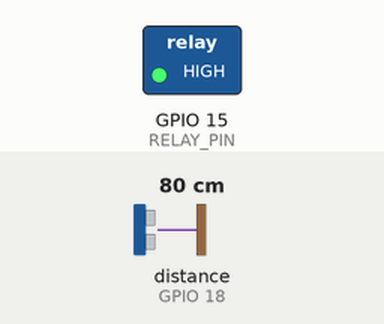
Bench run of a sketch on a simulated ESP32. Parts: switched loads named in the sketch (green lamp = pin HIGH). Wiring (inferred from the names in the program): ultrasonic range finder: trigger GPIO 33; echo GPIO 18. Inputs (shaded band) come from the test bench; at power-on: distance to the obstacle (sensor on GPIO 18) 80 cm. The echo pulse lasts 58.3 µs per cm; WiFi joins after 1.5 s; servers stay silent unless stated; the Firebase database answers and starts empty; pins used as bus, display or sensor lines are not drawn; what the sketch prints to the serial monitor is not drawn.

Above: at 2.7 s.
2.8 s: distance to the obstacle (sensor on GPIO 18) set to 11 cm
5.0 s: distance to the obstacle (sensor on GPIO 18) set to 8 cm
At 7.2 s:
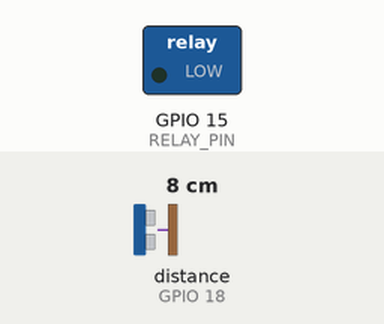
Timing chart, 0 to 8.7 s (numbered marks = the images above; inputs shaded):
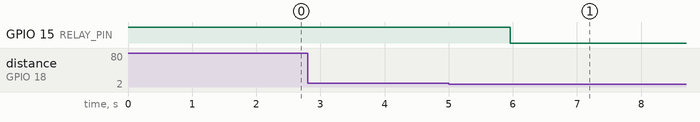

Measured:
- the behaviour switches between 10 and 9 cm on distance to the obstacle (sensor on GPIO 18) (found by bisection; images 0 and 1)
- after the input at 2.8 s, every drawn part: stays the same
- after the input at 5.0 s, GPIO 15 (RELAY_PIN): HIGH → LOW after 0.96 s

The sketch:

water_tank_2.ino
```cpp
#include <WiFi.h>
#include <FirebaseESP32.h>

// ---------- WiFi ----------
#define WIFI_SSID "Adhi's iPhone (2)"
#define WIFI_PASSWORD "123456789"

// ---------- Firebase ----------
#define FIREBASE_HOST "soil-moisture-data-5fcea-default-rtdb.asia-southeast1.firebasedatabase.app"
#define FIREBASE_AUTH "fNp5yTefIKBzjXmf7O5sHFgJSuUL3AeMfNFx8gNG"   // Database secret

// Firebase object
FirebaseData firebaseData;

// Ultrasonic pins
#define TRIG_PIN 33
#define ECHO_PIN 18

// Relay pin
#define RELAY_PIN 15
#define RELAY_ACTIVE_LOW true

// Thresholds
const int FIREBASE_LEVEL_THRESHOLD = 25;      // Firebase waterLevel < 25
const float SENSOR_DISTANCE_THRESHOLD = 10.0; // Ultrasonic confirm distance

bool pumpState = false;

void setup() {
  Serial.begin(115200);

  pinMode(TRIG_PIN, OUTPUT);
  pinMode(ECHO_PIN, INPUT);
  pinMode(RELAY_PIN, OUTPUT);
  setRelay(false);

  // Connect WiFi
  WiFi.begin(WIFI_SSID, WIFI_PASSWORD);
  Serial.print("Connecting to Wi-Fi");
  while (WiFi.status() != WL_CONNECTED) {
    Serial.print(".");
    delay(500);
  }
  Serial.println();
  Serial.println("Connected to Wi-Fi");

  // Connect Firebase
  Firebase.begin(FIREBASE_HOST, FIREBASE_AUTH);
  Firebase.reconnectWiFi(true);
}

void loop() {
  if (Firebase.ready()) {
    // Read value from Firebase
    if (Firebase.RTDB.getInt(&firebaseData, "/waterLevel")) {
      if (firebaseData.dataType() == "int") {
        int waterLevel = firebaseData.intData();
        Serial.print("Firebase waterLevel = ");
        Serial.println(waterLevel);

        float dist = measureDistanceCM();
        Serial.print("Ultrasonic distance = ");
        Serial.println(dist);

        // ✅ Pump ON only if BOTH conditions are true
        if (waterLevel < FIREBASE_LEVEL_THRESHOLD && dist <= SENSOR_DISTANCE_THRESHOLD) {
          if (!pumpState) {
            setRelay(true);
            pumpState = true;
            Serial.println("Pump -> ON");
          }
        } else {
          if (pumpState) {
            setRelay(false);
            pumpState = false;
            Serial.println("Pump -> OFF");
          }
        }
      }
    } else {
      Serial.print("Firebase read failed: ");
      Serial.println(firebaseData.errorReason());
    }
  }

  delay(2000); // check every 2 seconds
}

float measureDistanceCM() {
  digitalWrite(TRIG_PIN, LOW);
  delayMicroseconds(2);
  digitalWrite(TRIG_PIN, HIGH);
  delayMicroseconds(10);
  digitalWrite(TRIG_PIN, LOW);

  unsigned long duration = pulseIn(ECHO_PIN, HIGH, 30000UL);
  if (duration == 0) {
    return 1000.0; // timeout = no object
  }
  return (duration / 2.0) / 29.1;  // convert to cm
}

void setRelay(bool turnOn) {
  bool out;
  if (RELAY_ACTIVE_LOW) out = !turnOn;
  else out = turnOn;
  digitalWrite(RELAY_PIN, out ? HIGH : LOW);
}
```
